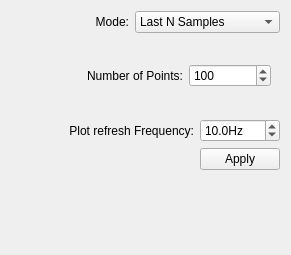
<?xml version="1.0" encoding="UTF-8"?>
<ui version="4.0">
 <class>RtConfWidget</class>
 <widget class="QWidget" name="RtConfWidget">
  <property name="geometry">
   <rect>
    <x>0</x>
    <y>0</y>
    <width>291</width>
    <height>255</height>
   </rect>
  </property>
  <property name="windowTitle">
   <string>Real Time Configuration</string>
  </property>
  <layout class="QGridLayout" name="gridLayout_2">
   <item row="0" column="0">
    <widget class="QLabel" name="label">
     <property name="sizePolicy">
      <sizepolicy hsizetype="Preferred" vsizetype="Preferred">
       <horstretch>2</horstretch>
       <verstretch>0</verstretch>
      </sizepolicy>
     </property>
     <property name="text">
      <string>Mode:</string>
     </property>
     <property name="alignment">
      <set>Qt::AlignRight|Qt::AlignTrailing|Qt::AlignVCenter</set>
     </property>
    </widget>
   </item>
   <item row="0" column="1" colspan="2">
    <widget class="QComboBox" name="cbMode">
     <property name="sizePolicy">
      <sizepolicy hsizetype="Preferred" vsizetype="Fixed">
       <horstretch>1</horstretch>
       <verstretch>0</verstretch>
      </sizepolicy>
     </property>
     <item>
      <property name="text">
       <string>Last N Samples</string>
      </property>
     </item>
     <item>
      <property name="text">
       <string>Bunch 1 to N</string>
      </property>
     </item>
     <item>
      <property name="text">
       <string>Timestamp</string>
      </property>
     </item>
    </widget>
   </item>
   <item row="1" column="0" colspan="3">
    <widget class="QStackedWidget" name="stackedWidget">
     <property name="currentIndex">
      <number>0</number>
     </property>
     <widget class="QWidget" name="page">
      <layout class="QHBoxLayout" name="horizontalLayout">
       <item>
        <widget class="QLabel" name="label_2">
         <property name="sizePolicy">
          <sizepolicy hsizetype="Preferred" vsizetype="Preferred">
           <horstretch>2</horstretch>
           <verstretch>0</verstretch>
          </sizepolicy>
         </property>
         <property name="text">
          <string>Number of Points:</string>
         </property>
         <property name="alignment">
          <set>Qt::AlignRight|Qt::AlignTrailing|Qt::AlignVCenter</set>
         </property>
        </widget>
       </item>
       <item>
        <widget class="QSpinBox" name="sbPoints">
         <property name="sizePolicy">
          <sizepolicy hsizetype="Minimum" vsizetype="Fixed">
           <horstretch>1</horstretch>
           <verstretch>0</verstretch>
          </sizepolicy>
         </property>
         <property name="minimum">
          <number>5</number>
         </property>
         <property name="maximum">
          <number>1000000</number>
         </property>
         <property name="value">
          <number>100</number>
         </property>
        </widget>
       </item>
      </layout>
     </widget>
     <widget class="QWidget" name="page_2">
      <layout class="QGridLayout" name="gridLayout_3">
       <item row="0" column="0">
        <widget class="QLabel" name="label_6">
         <property name="sizePolicy">
          <sizepolicy hsizetype="Preferred" vsizetype="Preferred">
           <horstretch>1</horstretch>
           <verstretch>0</verstretch>
          </sizepolicy>
         </property>
         <property name="text">
          <string>From:</string>
         </property>
         <property name="alignment">
          <set>Qt::AlignRight|Qt::AlignTrailing|Qt::AlignVCenter</set>
         </property>
        </widget>
       </item>
       <item row="0" column="1">
        <widget class="QSpinBox" name="sbBunch1">
         <property name="maximum">
          <number>999999999</number>
         </property>
        </widget>
       </item>
       <item row="1" column="0">
        <widget class="QLabel" name="label_7">
         <property name="text">
          <string>To:</string>
         </property>
         <property name="alignment">
          <set>Qt::AlignRight|Qt::AlignTrailing|Qt::AlignVCenter</set>
         </property>
        </widget>
       </item>
       <item row="1" column="1">
        <widget class="QSpinBox" name="sbBunch2">
         <property name="maximum">
          <number>999999999</number>
         </property>
         <property name="singleStep">
          <number>1</number>
         </property>
         <property name="value">
          <number>1000</number>
         </property>
        </widget>
       </item>
      </layout>
     </widget>
     <widget class="QWidget" name="page_3">
      <layout class="QGridLayout" name="gridLayout">
       <item row="0" column="0">
        <widget class="QLabel" name="label_4">
         <property name="text">
          <string>From:</string>
         </property>
         <property name="alignment">
          <set>Qt::AlignRight|Qt::AlignTrailing|Qt::AlignVCenter</set>
         </property>
        </widget>
       </item>
       <item row="0" column="1">
        <widget class="QDateTimeEdit" name="dt1">
         <property name="currentSection">
          <enum>QDateTimeEdit::DaySection</enum>
         </property>
         <property name="displayFormat">
          <string>d MMM yyyy HH:mm:ss:zzz</string>
         </property>
         <property name="calendarPopup">
          <bool>true</bool>
         </property>
        </widget>
       </item>
       <item row="1" column="0">
        <widget class="QLabel" name="label_5">
         <property name="text">
          <string>To:</string>
         </property>
         <property name="alignment">
          <set>Qt::AlignRight|Qt::AlignTrailing|Qt::AlignVCenter</set>
         </property>
        </widget>
       </item>
       <item row="1" column="1">
        <widget class="QDateTimeEdit" name="dt2">
         <property name="displayFormat">
          <string>d MMM yyyy HH:mm:ss:zzz</string>
         </property>
         <property name="calendarPopup">
          <bool>true</bool>
         </property>
        </widget>
       </item>
      </layout>
     </widget>
    </widget>
   </item>
   <item row="2" column="0" colspan="2">
    <widget class="QLabel" name="label_3">
     <property name="text">
      <string>Plot refresh Frequency:</string>
     </property>
     <property name="alignment">
      <set>Qt::AlignRight|Qt::AlignTrailing|Qt::AlignVCenter</set>
     </property>
    </widget>
   </item>
   <item row="2" column="2">
    <widget class="QDoubleSpinBox" name="sbFreq">
     <property name="suffix">
      <string>Hz</string>
     </property>
     <property name="decimals">
      <number>1</number>
     </property>
     <property name="minimum">
      <double>0.100000000000000</double>
     </property>
     <property name="maximum">
      <double>20.000000000000000</double>
     </property>
     <property name="singleStep">
      <double>0.100000000000000</double>
     </property>
     <property name="value">
      <double>10.000000000000000</double>
     </property>
    </widget>
   </item>
   <item row="3" column="2">
    <widget class="QPushButton" name="pbApply">
     <property name="text">
      <string>Apply</string>
     </property>
    </widget>
   </item>
   <item row="4" column="0">
    <spacer name="verticalSpacer">
     <property name="orientation">
      <enum>Qt::Vertical</enum>
     </property>
     <property name="sizeHint" stdset="0">
      <size>
       <width>20</width>
       <height>43</height>
      </size>
     </property>
    </spacer>
   </item>
  </layout>
 </widget>
 <resources/>
 <connections/>
</ui>
